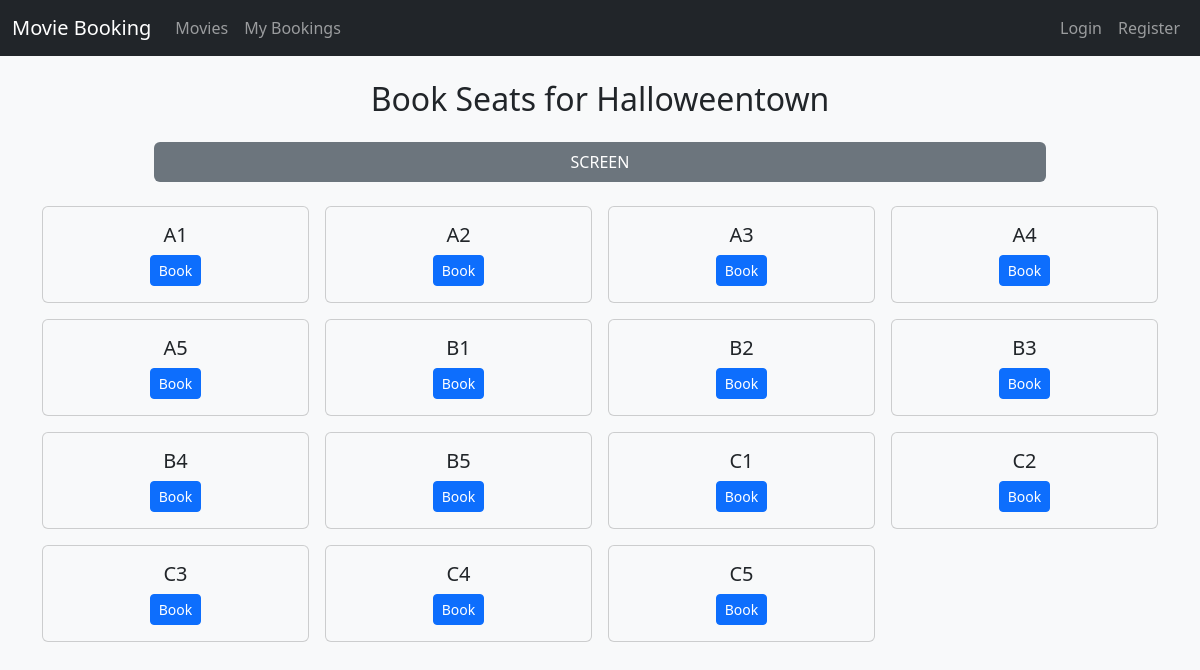
Before: /book-seat/2/ with the older database file.
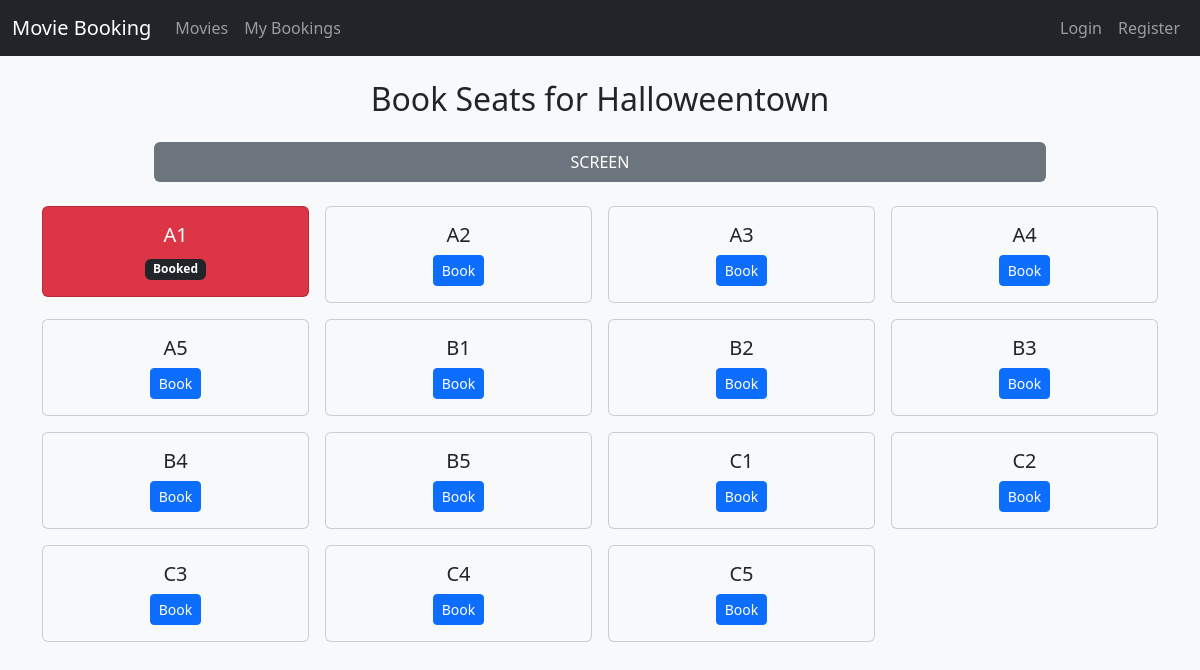
After: the same page with the newer database file.
### bookings/models.py (models this page shows, shortened)
class Seat(models.Model):
    seat_number = models.CharField(max_length = 10)
    booking_status = models.BooleanField(default=False)
    movie = models.ForeignKey(Movie, on_delete=models.CASCADE, related_name="seats")
    class Meta:
        unique_together = ('movie', 'seat_number')

### bookings/views.py (the view, shortened to what this page needs)
# urls.py: path('book-seat/<int:movie_id>/', views.book_seat, name='book_seat'),
def book_seat(request, movie_id):
    movie = get_object_or_404(Movie, id=movie_id)
    seats = Seat.objects.filter(movie=movie).order_by('seat_number')
    if request.method == "POST":
        if not request.user.is_authenticated:
            login_url = reverse("login")
            return redirect(f"{login_url}?next={request.path}")
    return render(request, 'bookings/seat_booking.html', {'movie': movie, 'seats': seats})

### bookings/templates/bookings/seat_booking.html (shortened to what this page needs)
{% extends "base.html" %}
{% block content %}
<h2 class="mb-4 text-center">Book Seats for {{ movie.title }}</h2>
<div class="text-center mb-4">
    <div class="bg-secondary text-white py-2 rounded" style="width: 80%; margin: 0 auto;">
        SCREEN
    </div>
</div>
<div class="row row-cols-2 row-cols-md-4 g-3">
  {% for seat in seats %}
  <div class="col">
    <div class="card text-center {% if seat.booking_status %}bg-danger text-white{% else %}bg-light{% endif %}">
      <div class="card-body">
        <h5 class="card-title">{{ seat.seat_number }}</h5>
        {% if not seat.booking_status %}
        <form method="post">
          <button type="submit" class="btn btn-primary btn-sm">Book</button>
        </form>
        {% else %}
        <span class="badge bg-dark">Booked</span>
        {% endif %}
      </div>
    </div>
  </div>
  {% endfor %}
</div>
{% endblock %}

Changed rows visible on the page:
changed Seat (number 1 of 15 on the later page): booking_status "Book" → "Booked"
